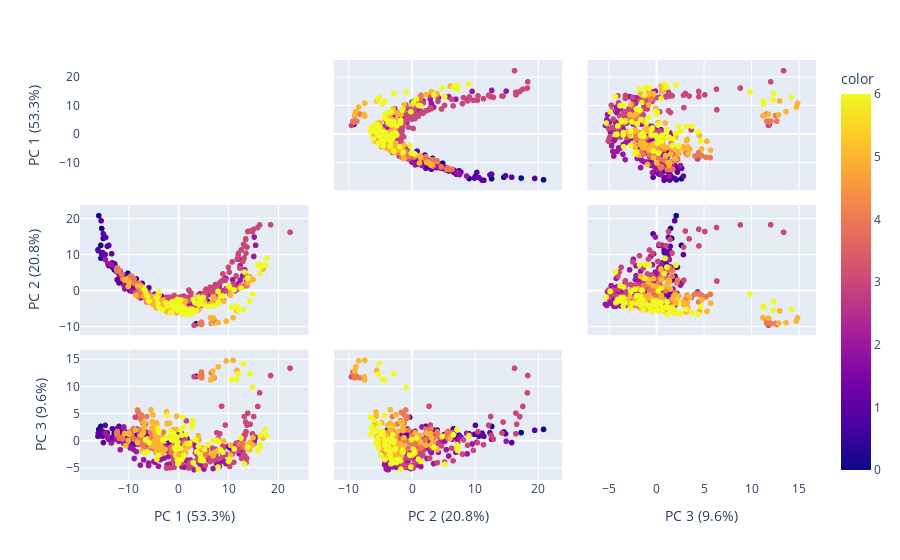

Notebook code for this chart:
### Code cell
# Normlizaizng the data for PCA is necessary
X_norm=StandardScaler().fit(X).transform(X)
plt.style.use("E:\Thesis_writting\Final_thesis_code\Plotting\\science_plot.mplstyle")
# applied the PCA on traning sets and then map to the train
n_components = 8
pca=PCA(n_components=n_components).fit(X_norm)
total_var = pca.explained_variance_ratio_.sum() * 100
print("total_var={}".format(total_var))
X_pca=pca.transform(X_norm)
labels = {
    str(i): f"PC {i+1} ({var:.1f}%)"
    for i, var in enumerate(pca.explained_variance_ratio_ * 100)
}
fig = px.scatter_matrix(
    X_pca,
    labels=labels,
    dimensions=range(3),
    color=Y
)
fig.update_traces(diagonal_visible=False)
fig.show()
# fig.savefig(r"E:\\PPT\\Job\\Unity_sc\\"+'PCA_'+ '.png', dpi=600, transparent=False, bbox_inches='tight')
Data_PCA=pd.DataFrame(X_pca, columns=["PCA_"+str(i) for i in range(n_components)])
Data_PCA['Class']=Y
Data_PCA.to_csv("Data_PCA_exp.csv")
# Data_PCA

### Figure 1 — Plotly figure (JSON) as saved in the notebook; plotly's stock layout.template omitted (floating-point values rounded to 4 significant figures; data arrays with more than 128 entries replaced by an {"elided": "..."} marker saying what was removed)
{"data": [{"diagonal": {"visible": false}, "dimensions": [{"axis": {"matches": true}, "label": "PC 1 (53.3%)", "values": {"elided": "528 float values"}}, {"axis": {"matches": true}, "label": "PC 2 (20.8%)", "values": {"elided": "528 float values"}}, {"axis": {"matches": true}, "label": "PC 3 (9.6%)", "values": {"elided": "528 float values"}}], "hovertemplate": "%{xaxis.title.text}=%{x}<br>%{yaxis.title.text}=%{y}<br>color=%{marker.color}<extra></extra>", "legendgroup": "", "marker": {"color": {"elided": "528 int values"}, "coloraxis": "coloraxis", "symbol": "circle"}, "name": "", "showlegend": false, "type": "splom"}], "layout": {"coloraxis": {"colorbar": {"title": {"text": "color"}}, "colorscale": [[0, "#0d0887"], [0.1111, "#46039f"], [0.2222, "#7201a8"], [0.3333, "#9c179e"], [0.4444, "#bd3786"], [0.5556, "#d8576b"], [0.6667, "#ed7953"], [0.7778, "#fb9f3a"], [0.8889, "#fdca26"], [1, "#f0f921"]]}, "dragmode": "select", "legend": {"tracegroupgap": 0}, "margin": {"t": 60}}}
